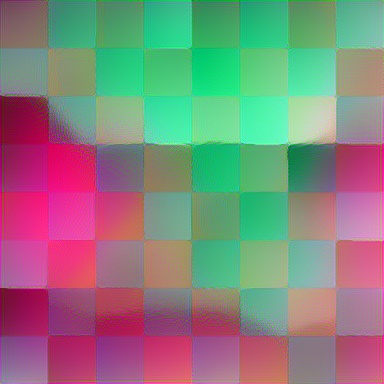
#> input picture backend/test_output.jpg, 384 x 384 px
$ python verify_output.py
#> lines starting #> are read from the running program, lines starting #| are printed output that depends on the picture
import os
from PIL import Image
import numpy as np

print("=" * 60)
print("  Output Image Quality Verification")
print("=" * 60)

result_path = os.path.join(os.path.dirname(__file__), 'test_output.jpg')

if not os.path.exists(result_path):
    print("ERROR: test_output.jpg not found!")
    exit(1)

img = Image.open(result_path)
#> img is the input picture: PIL image 384x384 RGB; mean R, G, B 133.9, 131, 126.2
img_array = np.array(img)

print(f"\nImage Information:")
print(f"  Size: {img.size[0]}x{img.size[1]}")
#|   Size: 384x384
print(f"  Mode: {img.mode}")
#|   Mode: RGB
print(f"  Shape: {img_array.shape}")
#|   Shape: (384, 384, 3)
print(f"  Dtype: {img_array.dtype}")
#|   Dtype: uint8

print(f"\nPixel Value Analysis:")
print(f"  Min value: {img_array.min()}")
#|   Min value: 0
print(f"  Max value: {img_array.max()}")
#|   Max value: 255
print(f"  Mean value: {img_array.mean():.2f}")
#|   Mean value: 130.34
print(f"  Std value: {img_array.std():.2f}")
#|   Std value: 49.91

print(f"\nChannel Analysis:")
for i, channel in enumerate(['Red', 'Green', 'Blue']):
    channel_data = img_array[:, :, i]
    print(f"  {channel}: min={channel_data.min()}, max={channel_data.max()}, mean={channel_data.mean():.1f}")
#> this loop made 3 passes
#|   Red: min=0, max=255, mean=133.9
#|   Green: min=0, max=255, mean=131.0
#|   Blue: min=10, max=231, mean=126.2
#> pass 1, `channel_data = img_array[:, :, i]`:
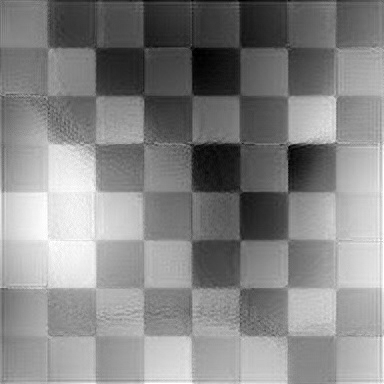
#> channel_data: shape (384, 384); min 0, max 255, mean 133.9
#> pass 2, `channel_data = img_array[:, :, i]`:
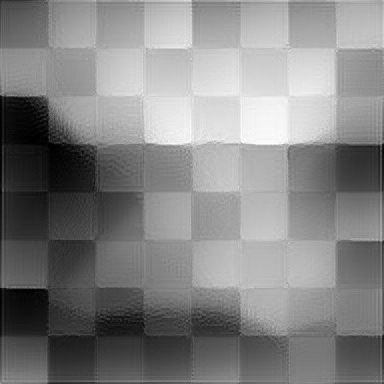
#> channel_data: shape (384, 384); min 0, max 255, mean 131
#> pass 3, `channel_data = img_array[:, :, i]`:
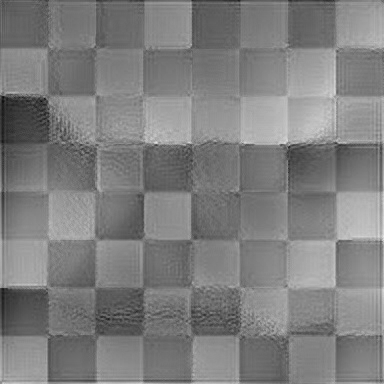
#> channel_data: shape (384, 384); min 10, max 231, mean 126.2

has_normal_values = (img_array.min() >= 0) and (img_array.max() <= 255)
#> has_normal_values = True
has_extreme_values = (img_array.max() == 255 and img_array.min() == 0)
#> has_extreme_values = True

print(f"\nQuality Check:")
print(f"  ✓ Normal pixel range (0-255): {'PASS' if has_normal_values else 'FAIL'}")
#|   ✓ Normal pixel range (0-255): PASS
print(f"  ✓ Valid pixel values: {'PASS' if not np.isnan(img_array).any() else 'FAIL'}")
#|   ✓ Valid pixel values: PASS
print(f"  ✓ No infinite values: {'PASS' if not np.isinf(img_array).any() else 'FAIL'}")
#|   ✓ No infinite values: PASS
print(f"  ✓ No extreme clipping: {'PASS' if not has_extreme_values else 'WARNING - high contrast'}")
#|   ✓ No extreme clipping: WARNING - high contrast

if has_normal_values:
    print(f"\n✅ Image quality check PASSED!")
    print(f"   The output image should have normal colors without noise.")
else:
    print(f"\n❌ Image quality check FAILED!")
    print(f"   There may be color noise or pixel value issues.")

print("=" * 60)
